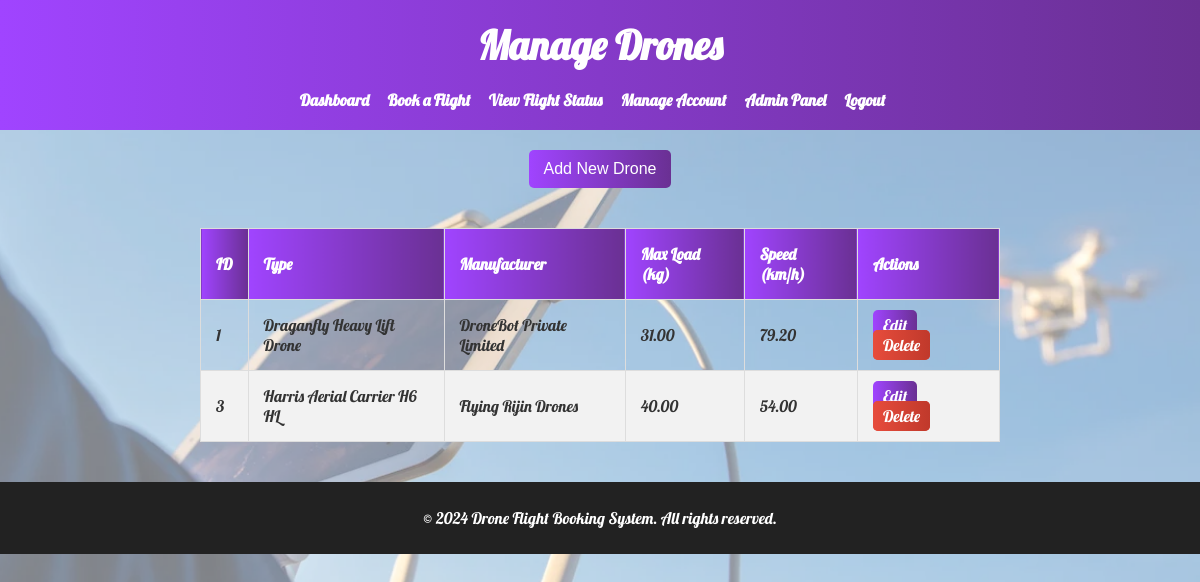
Screenshot of /DroneBookingSystem/manage_drones.php (signed in) with the database file from the repository.
### tables this page shows
CREATE TABLE `drones` (
  `id` int(11) NOT NULL,
  `type` varchar(100) DEFAULT NULL,
  `manufacturer` varchar(100) DEFAULT NULL,
  `max_load` decimal(5,2) DEFAULT NULL,
  `speed` decimal(5,2) DEFAULT NULL
);

### DroneBookingSystem/manage_drones.php (the view, shortened to what this page needs)
<?php
$conn = new mysqli('localhost', 'root', '', 'drone_booking_system');
$sql = "SELECT id, type, manufacturer, max_load, speed FROM drones";
$result = $conn->query($sql);
?>
<!DOCTYPE html>
<html lang="en">
<head>
</head>
<body>
    <header>
        <h1>Manage Drones</h1>
        <nav>
            <ul>
                <li><a href="dashboard.php">Dashboard</a></li>
                <li><a href="flight_booking.php">Book a Flight</a></li>
                <li><a href="flight_status.php">View Flight Status</a></li>
                <li><a href="account.php">Manage Account</a></li>
                <li><a href="admin_panel.php">Admin Panel</a></li>
                <li><a href="logout.php">Logout</a></li>
            </ul>
        </nav>
    </header>
    <div class="content">
        <button class="toggle-button" onclick="toggleForm()">Add New Drone</button>
        <table>
            <thead>
                <tr>
                    <th>ID</th>
                    <th>Type</th>
                    <th>Manufacturer</th>
                    <th>Max Load (kg)</th>
                    <th>Speed (km/h)</th>
                    <th>Actions</th>
                </tr>
            </thead>
            <tbody>
                <?php if ($result->num_rows > 0): ?>
                    <?php while($drone = $result->fetch_assoc()): ?>
                        <tr>
                            <td><?php echo htmlspecialchars($drone['id']); ?></td>
                            <td><?php echo htmlspecialchars($drone['type']); ?></td>
                            <td><?php echo htmlspecialchars($drone['manufacturer']); ?></td>
                            <td><?php echo htmlspecialchars($drone['max_load']); ?></td>
                            <td><?php echo htmlspecialchars($drone['speed']); ?></td>
                            <td class="actions">
                                <a href="edit_drone.php?drone_id=<?php echo $drone['id']; ?>">Edit</a>
                                <a href="manage_drones.php?delete_drone=<?php echo $drone['id']; ?>" class="delete" onclick="return confirm('Are you sure you want to delete this drone?');">Delete</a>
                            </td>
                        </tr>
                    <?php endwhile; ?>
                <?php else: ?>
                    <tr>
                        <td colspan="6">No drones found.</td>
                    </tr>
                <?php endif; ?>
            </tbody>
        </table>
    </div>
    <footer>
        <p>&copy; 2024 Drone Flight Booking System. All rights reserved.</p>
    </footer>
</body>
</html>

### DroneBookingSystem/manage_drones.php (style rules this page uses)
body { margin: 0; padding: 0; font-family: 'Lobster', cursive; background: url('./images/bacjground3.png') no-repeat center center fixed; background-size: cover; color: #333; }
header { background: #6a3093; background: linear-gradient(to right, #a044ff, #6a3093); padding: 20px; text-align: center; }
header h1 { margin: 0; color: #fff; font-size: 2.5em; }
nav ul { list-style-type: none; padding: 0; margin: 20px 0 0; text-align: center; }
nav ul li { display: inline; margin-right: 15px; }
nav ul li a { color: #fff; text-decoration: none; font-weight: bold; transition: color 0.3s ease; }
.content { padding: 20px; max-width: 800px; margin: auto; text-align: center; }
.content table { width: 100%; border-collapse: collapse; margin-top: 20px; }
table, th, td { border: 1px solid #ddd; }
th, td { padding: 15px; text-align: left; }
th { background: #6a3093; background: linear-gradient(to right, #a044ff, #6a3093); color: #fff; }
tr:nth-child(even) { background-color: #f2f2f2; }
.actions a { padding: 5px 10px; background: #6a3093; background: linear-gradient(to right, #a044ff, #6a3093); color: #fff; text-decoration: none; border-radius: 5px; margin-right: 5px; transition: background 0.3s ease; }
.actions .delete { background-color: #e74c3c; background-image: linear-gradient(to right, #e74c3c, #c0392b); }
.toggle-button { margin-bottom: 20px; padding: 10px 15px; background: #6a3093; background: linear-gradient(to right, #a044ff, #6a3093); color: #fff; text-decoration: none; border-radius: 5px; border: none; cursor: pointer; font-size: 1em; transition: background 0.3s ease; }
footer { background: #222; color: #fff; text-align: center; padding: 10px 0; margin-top: 20px; width: 100%; }

### rows the page displays
drones: id "1", type "Draganfly Heavy Lift Drone", manufacturer "DroneBot Private Limited", max_load "31.00", speed "79.20"
drones: id "3", type "Harris Aerial Carrier H6 HL", manufacturer "Flying Rijin Drones", max_load "40.00", speed "54.00"
